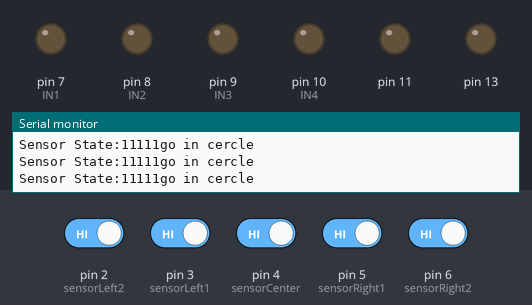
This sketch was run on a simulated Arduino Uno, built with avr-gcc and run on an emulated ATmega328P. Parts: output pins drawn as LEDs (lit = HIGH), the last lines printed to the serial monitor. Inputs (shaded band) come from the test bench; at power-on: pin 2 (sensorLeft2), pin 3 (sensorLeft1), pin 4 (sensorCenter), pin 5 (sensorRight1), pin 6 (sensorRight2) HIGH.

Above: at 1.4 s.
1.5 s: pin 2 (sensorLeft2) driven LOW
At 2.7 s:
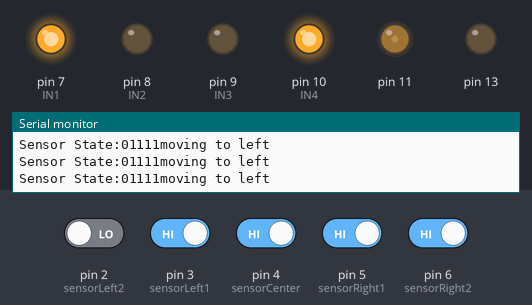
3.0 s: pin 4 (sensorCenter) driven LOW
At 4.0 s:
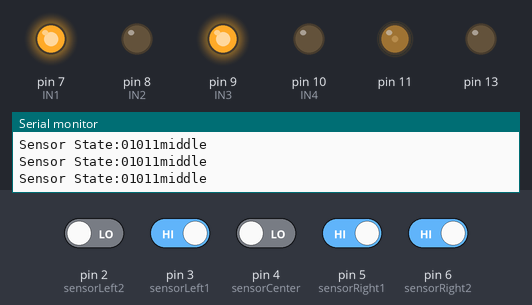
4.5 s: pin 4 (sensorCenter) driven HIGH
At 5.3 s:
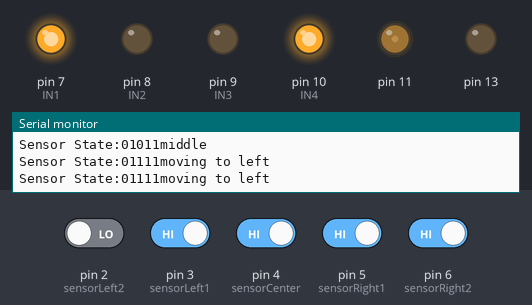
6.0 s: pin 2 (sensorLeft2) driven HIGH
At 6.5 s:
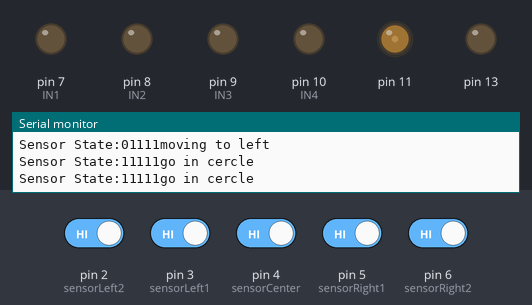
7.5 s: pin 5 (sensorRight1) driven LOW
At 8.7 s:
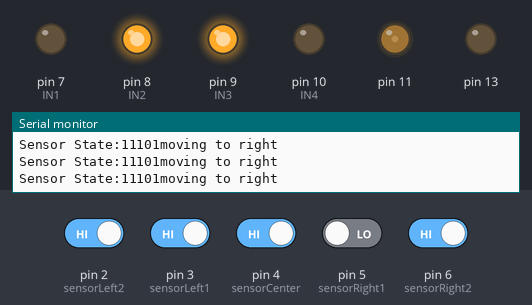
9.0 s: pin 5 (sensorRight1) driven HIGH
At 10.2 s:
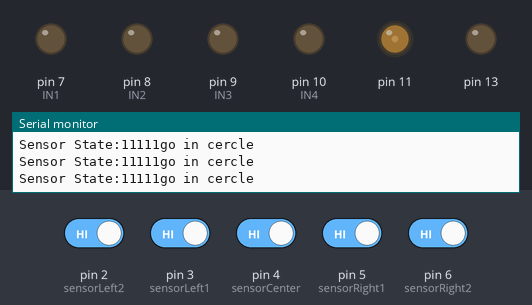
Timing chart, 0 to 11.5 s (numbered marks = the images above; inputs shaded):
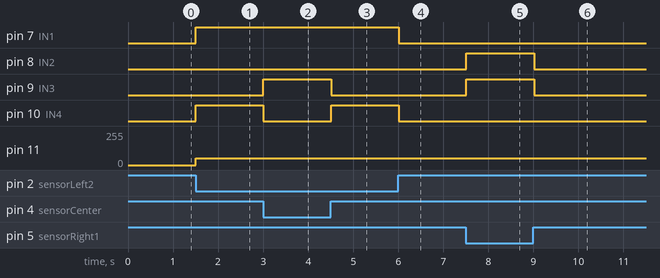

The sketch:

5-way_tracking_password.ino
```cpp
const int sensorLeft2 = 2;
const int sensorLeft1 = 3;
const int sensorCenter = 4;
const int sensorRight1 = 5;
const int sensorRight2 = 6;
int IN1=7;
int IN2=8;
int IN3=9;
int IN4=10;
void setup() {
  Serial.begin(9600);
  pinMode(sensorLeft2, INPUT);
  pinMode(sensorLeft1, INPUT);
  pinMode(sensorCenter, INPUT);
  pinMode(sensorRight1, INPUT);
  pinMode(sensorRight2, INPUT);
  pinMode(IN1, OUTPUT);
  pinMode(IN2, OUTPUT);
  pinMode(IN3, OUTPUT);
  pinMode(IN4, OUTPUT);
  pinMode(11, OUTPUT);
  pinMode(13, OUTPUT);
}
void loop() {
  int sL2 = digitalRead(sensorLeft2);
  int sL1 = digitalRead(sensorLeft1);
  int sC = digitalRead(sensorCenter);
  int sR1 = digitalRead(sensorRight1);
  int sR2 = digitalRead(sensorRight2);

  Serial.print("Sensor State:");
  Serial.print(sL2);
  Serial.print("");
  Serial.print(sL1);
  Serial.print("");
  Serial.print(sC);
  Serial.print("");
  Serial.print(sR1);
  Serial.print("");
  Serial.print(sR2);

  if(sC == 0 && sL1 == 1 && sR1 == 1){
    Serial.println("middle");
    analogWrite(11, 50);
    analogWrite(13, 50);
    digitalWrite(IN1,HIGH);
    digitalWrite(IN2,LOW);
    digitalWrite(IN3,HIGH);
    digitalWrite(IN4,LOW);
    delay(100);
  }
  else if(sR1 == 0 && sR2 == 0 && sC == 0 && sL1 == 0 && sL2 == 0){
    Serial.println("stop");
    analogWrite(11, 50);
    analogWrite(13, 50);
    digitalWrite(IN1,LOW);
    digitalWrite(IN2,LOW);
    digitalWrite(IN3,LOW);
    digitalWrite(IN4,LOW);
    delay(100);
  }
  else if(sL1 == 0){
    Serial.println("moving to left");
      analogWrite(11, 50);
      analogWrite(13, 50);
      digitalWrite(IN1,HIGH);
      digitalWrite(IN2,LOW);
      digitalWrite(IN3,LOW);
      digitalWrite(IN4,HIGH);
      delay(100);

  }
  else if(sL2 == 0){
    Serial.println("moving to left");
      analogWrite(11, 50);
      analogWrite(13, 50);
      digitalWrite(IN1,HIGH);
      digitalWrite(IN2,LOW);
      digitalWrite(IN3,LOW);
      digitalWrite(IN4,HIGH);
      delay(300);

  }
  else if(sR1 == 0){
    Serial.println("moving to right");
      analogWrite(11, 50);
      analogWrite(13, 50);
      digitalWrite(IN1,LOW);
      digitalWrite(IN2,HIGH);
      digitalWrite(IN3,HIGH);
      digitalWrite(IN4,LOW);
      delay(100);

  }
  else if(sR2 == 0){
    Serial.println("moving to right");
      analogWrite(11, 50);
      analogWrite(13, 50);
      digitalWrite(IN1,LOW);
      digitalWrite(IN2,HIGH);
      digitalWrite(IN3,HIGH);
      digitalWrite(IN4,LOW);
      delay(300);

  }
  else{
    Serial.println("go in cercle");
    digitalWrite(IN1,LOW);
    digitalWrite(IN2,LOW);
    digitalWrite(IN3,LOW);
    digitalWrite(IN4,LOW);
    delay(100);
  }
delay(200);
}
```

Measured:
- after the input at 1.5 s, pin 7 (IN1), pin 10 (IN4): LOW → HIGH at once; pin 11: 0/255 → 50/255 at once
- after the input at 3.0 s, pin 9 (IN3): LOW → HIGH at once; pin 10 (IN4): HIGH → LOW at once
- after the input at 4.5 s, pin 9 (IN3): HIGH → LOW at once; pin 10 (IN4): LOW → HIGH at once
- after the input at 6.0 s, pin 7 (IN1), pin 10 (IN4): HIGH → LOW at once
- after the input at 7.5 s, pin 8 (IN2), pin 9 (IN3): LOW → HIGH at once
- after the input at 9.0 s, pin 8 (IN2), pin 9 (IN3): HIGH → LOW at once
